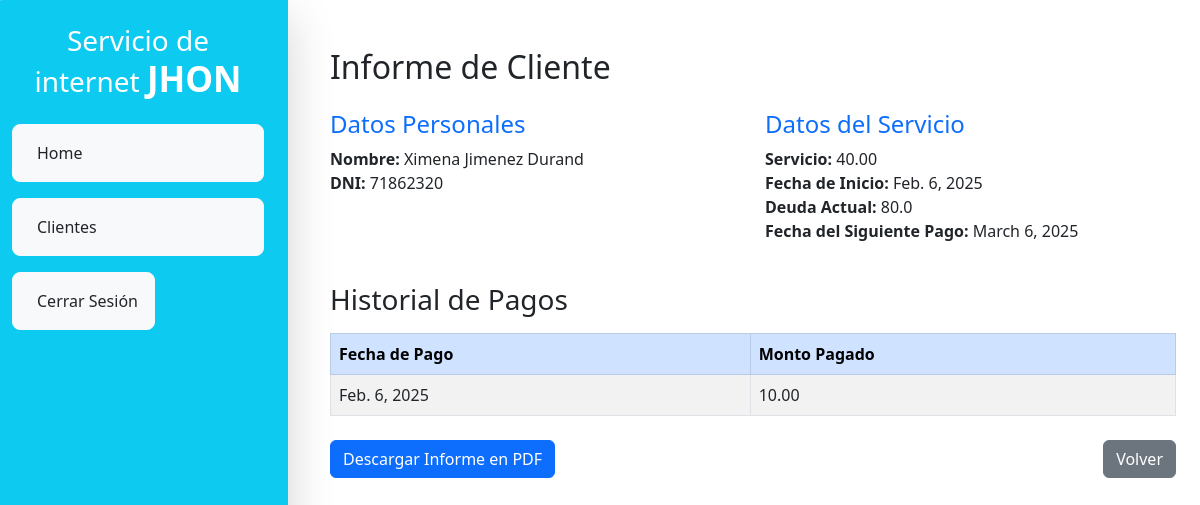
The page /informe/30/ (signed in) on the database its author committed.
### app/models.py (models this page shows, shortened)
class Cliente(models.Model):
    SERVICIO_CHOICES = [
        (30, "30"),
        (35, "35"),
        (40, "40"),
        (45, "45"),
        (50, "50"),
        (55, "55"),
    ]
    nombre = models.CharField(max_length=100)
    apellido_paterno = models.CharField(max_length=100)
    apellido_materno = models.CharField(max_length=100)
    dni = models.CharField(max_length=8, unique=True)
    servicio = models.DecimalField(max_digits=5, decimal_places=2, choices=SERVICIO_CHOICES)
    deuda_manual = models.DecimalField(max_digits=10, decimal_places=2, default=0)
    fecha_inicio = models.DateField()
    direccion = models.TextField()
    def siguiente_pago(self):
        fecha_pago = self.fecha_inicio
        hoy = date.today()
        while fecha_pago <= hoy:
            mes_siguiente = fecha_pago.month + 1 if fecha_pago.month < 12 else 1
            anio_siguiente = fecha_pago.year if mes_siguiente > 1 else fecha_pago.year + 1
            try:
                fecha_pago = date(anio_siguiente, mes_siguiente, self.fecha_inicio.day)
            except ValueError:
                _, last_day = monthrange(anio_siguiente, mes_siguiente)
                fecha_pago = date(anio_siguiente, mes_siguiente, last_day)
        return fecha_pago
    def deuda_actual(self):
        deuda_total = float(self.deuda_manual) + float(self.servicio)  # Deuda inicial
        hoy = date.today()
        fecha_pago = self.fecha_inicio
        ultimo_pago = self.pago_set.order_by('-fecha_pago').first()
        fecha_ultimo_pago = ultimo_pago.fecha_pago if ultimo_pago else None
        pagos_realizados = self.pago_set.aggregate(models.Sum('monto_pagado'))['monto_pagado__sum'] or 0
        deuda_total -= float(pagos_realizados)
        return max(deuda_total, 0)  # Evitar valores negativos

class Pago(models.Model):
    cliente = models.ForeignKey(Cliente, on_delete=models.CASCADE)
    fecha_pago = models.DateField(auto_now_add=True)
    monto_pagado = models.DecimalField(max_digits=10, decimal_places=2)
    class Meta:
        ordering = ['-fecha_pago']

### app/views.py (the view)
# urls.py: path('informe/<int:pk>/', views.ver_informe, name='ver_informe'),
@login_required(login_url='login')
def ver_informe(request, pk):
    cliente = get_object_or_404(Cliente, pk=pk)
    pagos = cliente.pago_set.all()
    deuda_actual = cliente.deuda_actual()  # Se llama como método
    siguiente_pago = cliente.siguiente_pago()  # Se llama como método
    return render(request, 'ver_informe.html', {
        'cliente': cliente,
        'pagos': pagos,
        'deuda_actual': deuda_actual,
        'siguiente_pago': siguiente_pago,
    })

### app/templates/ver_informe.html
{% extends 'base.html' %}
{% block content %}
<h2 class="mb-4">Informe de Cliente</h2>
<div class="row mb-4">
    <div class="col-md-6">
        <h4 class="text-primary">Datos Personales</h4>
        <ul class="list-unstyled">
            <li><strong>Nombre:</strong> {{ cliente.nombre }} {{ cliente.apellido_paterno }} {{ cliente.apellido_materno }}</li>
            <li><strong>DNI:</strong> {{ cliente.dni }}</li>
        </ul>
    </div>
    <div class="col-md-6">
        <h4 class="text-primary">Datos del Servicio</h4>
        <ul class="list-unstyled">
            <li><strong>Servicio:</strong> {{ cliente.servicio }}</li>
            <li><strong>Fecha de Inicio:</strong> {{ cliente.fecha_inicio }}</li>
            <li><strong>Deuda Actual:</strong> {{ deuda_actual }}</li>
            <li><strong>Fecha del Siguiente Pago:</strong> {{ siguiente_pago }}</li>
        </ul>
    </div>
</div>
<h3 class="mt-4 mb-3">Historial de Pagos</h3>
<table class="table table-bordered table-striped">
    <thead class="table-primary">
        <tr>
            <th>Fecha de Pago</th>
            <th>Monto Pagado</th>
        </tr>
    </thead>
    <tbody>
        {% for pago in pagos %}
        <tr>
            <td>{{ pago.fecha_pago }}</td>
            <td>{{ pago.monto_pagado }}</td>
        </tr>
        {% empty %}
        <tr>
            <td colspan="2" class="text-center">No hay pagos registrados.</td>
        </tr>
        {% endfor %}
    </tbody>
</table>
<div class="d-flex justify-content-between mt-4">
    <a href="{% url 'descargar_informe_pdf' cliente.id %}" class="btn btn-primary">Descargar Informe en PDF</a>
    <a href="{% url 'listar_clientes' %}" class="btn btn-secondary">Volver</a>
</div>
{% endblock %}

### rows shown on the page
Cliente: nombre "Ximena", apellido_paterno "Jimenez", apellido_materno "Durand", dni "71862320", servicio "40.00", fecha_inicio "Feb. 6, 2025"
Pago: fecha_pago "Feb. 6, 2025", monto_pagado "10.00"

### other values the page prints
{{ deuda_actual }} "80.0"
{{ siguiente_pago }} "March 6, 2025"
